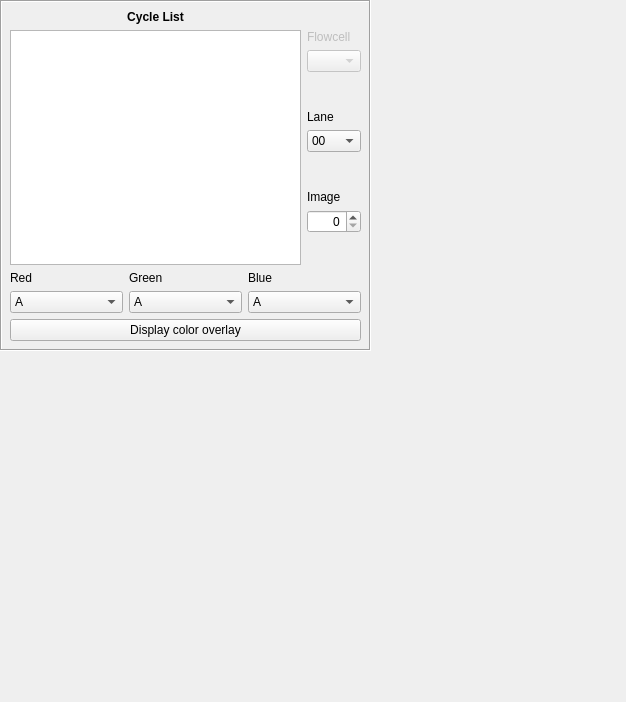
              <widget class="QWidget" name="scrollAreaWidgetContents_7">
               <property name="geometry">
                <rect>
                 <x>0</x>
                 <y>0</y>
                 <width>626</width>
                 <height>702</height>
                </rect>
               </property>
               <widget class="QFrame" name="frame_2">
                <property name="geometry">
                 <rect>
                  <x>0</x>
                  <y>0</y>
                  <width>371</width>
                  <height>351</height>
                 </rect>
                </property>
                <property name="frameShape">
                 <enum>QFrame::Box</enum>
                </property>
                <property name="frameShadow">
                 <enum>QFrame::Sunken</enum>
                </property>
                <widget class="QWidget" name="verticalLayoutWidget_11">
                 <property name="geometry">
                  <rect>
                   <x>10</x>
                   <y>10</y>
                   <width>351</width>
                   <height>331</height>
                  </rect>
                 </property>
                 <layout class="QVBoxLayout" name="verticalLayout_22">
                  <item>
                   <layout class="QGridLayout" name="gridLayout_2">
                    <item row="1" column="1">
                     <layout class="QVBoxLayout" name="verticalLayout_3">
                      <item>
                       <widget class="QLabel" name="label_4">
                        <property name="enabled">
                         <bool>false</bool>
                        </property>
                        <property name="text">
                         <string>Flowcell</string>
                        </property>
                        <property name="alignment">
                         <set>Qt::AlignBottom|Qt::AlignLeading|Qt::AlignLeft</set>
                        </property>
                       </widget>
                      </item>
                      <item>
                       <widget class="QComboBox" name="rawFlowcell">
                        <property name="enabled">
                         <bool>false</bool>
                        </property>
                        <property name="statusTip">
                         <string>Flowcell</string>
                        </property>
                        <property name="currentIndex">
                         <number>-1</number>
                        </property>
                        <item>
                         <property name="text">
                          <string>0</string>
                         </property>
                        </item>
                        <item>
                         <property name="text">
                          <string>1</string>
                         </property>
                        </item>
                        <item>
                         <property name="text">
                          <string/>
                         </property>
                        </item>
                       </widget>
                      </item>
                      <item>
                       <spacer name="verticalSpacer_2">
                        <property name="orientation">
                         <enum>Qt::Vertical</enum>
                        </property>
                        <property name="sizeHint" stdset="0">
                         <size>
                          <width>20</width>
                          <height>40</height>
                         </size>
                        </property>
                       </spacer>
                      </item>
                      <item>
                       <widget class="QLabel" name="label_6">
                        <property name="text">
                         <string>Lane</string>
                        </property>
                        <property name="alignment">
                         <set>Qt::AlignBottom|Qt::AlignLeading|Qt::AlignLeft</set>
                        </property>
                       </widget>
                      </item>
                      <item>
                       <widget class="QComboBox" name="rawLane">
                        <property name="statusTip">
                         <string>Lane in flowcell</string>
                        </property>
                        <item>
                         <property name="text">
                          <string>00</string>
                         </property>
                        </item>
                        <item>
                         <property name="text">
                          <string>01</string>
                         </property>
                        </item>
                        <item>
                         <property name="text">
                          <string>02</string>
                         </property>
                        </item>
                        <item>
                         <property name="text">
                          <string>03</string>
                         </property>
                        </item>
                        <item>
                         <property name="text">
                          <string>04</string>
                         </property>
                        </item>
                        <item>
                         <property name="text">
                          <string>05</string>
                         </property>
                        </item>
                        <item>
                         <property name="text">
                          <string>06</string>
                         </property>
                        </item>
                        <item>
                         <property name="text">
                          <string>07</string>
                         </property>
                        </item>
                       </widget>
                      </item>
                      <item>
                       <spacer name="verticalSpacer_3">
                        <property name="orientation">
                         <enum>Qt::Vertical</enum>
                        </property>
                        <property name="sizeHint" stdset="0">
                         <size>
                          <width>20</width>
                          <height>40</height>
                         </size>
                        </property>
                       </spacer>
                      </item>
                      <item>
                       <widget class="QLabel" name="label_13">
                        <property name="text">
                         <string>Image</string>
                        </property>
                        <property name="alignment">
                         <set>Qt::AlignBottom|Qt::AlignLeading|Qt::AlignLeft</set>
                        </property>
                       </widget>
                      </item>
                      <item>
                       <widget class="QSpinBox" name="rawImage">
                        <property name="statusTip">
                         <string>Image in flowcell lane</string>
                        </property>
                        <property name="alignment">
                         <set>Qt::AlignRight|Qt::AlignTrailing|Qt::AlignVCenter</set>
                        </property>
                        <property name="maximum">
                         <number>9999</number>
                        </property>
                       </widget>
                      </item>
                      <item>
                       <spacer name="verticalSpacer">
                        <property name="orientation">
                         <enum>Qt::Vertical</enum>
                        </property>
                        <property name="sizeHint" stdset="0">
                         <size>
                          <width>20</width>
                          <height>40</height>
                         </size>
                        </property>
                       </spacer>
                      </item>
                     </layout>
                    </item>
                    <item row="1" column="0">
                     <widget class="QListWidget" name="rawCycleList">
                      <property name="statusTip">
                       <string>Cycle list</string>
                      </property>
                     </widget>
                    </item>
                    <item row="0" column="0">
                     <widget class="QLabel" name="label_37">
                      <property name="font">
                       <font>
                        <weight>75</weight>
                        <bold>true</bold>
                       </font>
                      </property>
                      <property name="text">
                       <string>Cycle List</string>
                      </property>
                      <property name="alignment">
                       <set>Qt::AlignCenter</set>
                      </property>
                     </widget>
                    </item>
                   </layout>
                  </item>
                  <item>
                   <layout class="QHBoxLayout" name="horizontalLayout_2">
                    <item>
                     <layout class="QVBoxLayout" name="verticalLayout_4">
                      <item>
                       <widget class="QLabel" name="label_14">
                        <property name="text">
                         <string>Red</string>
                        </property>
                        <property name="alignment">
                         <set>Qt::AlignBottom|Qt::AlignLeading|Qt::AlignLeft</set>
                        </property>
                       </widget>
                      </item>
                      <item>
                       <widget class="QComboBox" name="rawRed">
                        <property name="statusTip">
                         <string>Red A, C, T, G, or none</string>
                        </property>
                        <item>
                         <property name="text">
                          <string>A</string>
                         </property>
                        </item>
                        <item>
                         <property name="text">
                          <string>C</string>
                         </property>
                        </item>
                        <item>
                         <property name="text">
                          <string>G</string>
                         </property>
                        </item>
                        <item>
                         <property name="text">
                          <string>T</string>
                         </property>
                        </item>
                        <item>
                         <property name="text">
                          <string>None</string>
                         </property>
                        </item>
                       </widget>
                      </item>
                     </layout>
                    </item>
                    <item>
                     <layout class="QVBoxLayout" name="verticalLayout_5">
                      <item>
                       <widget class="QLabel" name="label_15">
                        <property name="text">
                         <string>Green</string>
                        </property>
                        <property name="alignment">
                         <set>Qt::AlignBottom|Qt::AlignLeading|Qt::AlignLeft</set>
                        </property>
                       </widget>
                      </item>
                      <item>
                       <widget class="QComboBox" name="rawGreen">
                        <property name="statusTip">
                         <string>Green A, C, T, G, or none</string>
                        </property>
                        <item>
                         <property name="text">
                          <string>A</string>
                         </property>
                        </item>
                        <item>
                         <property name="text">
                          <string>C</string>
                         </property>
                        </item>
                        <item>
                         <property name="text">
                          <string>G</string>
                         </property>
                        </item>
                        <item>
                         <property name="text">
                          <string>T</string>
                         </property>
                        </item>
                        <item>
                         <property name="text">
                          <string>None</string>
                         </property>
                        </item>
                       </widget>
                      </item>
                     </layout>
                    </item>
                    <item>
                     <layout class="QVBoxLayout" name="verticalLayout_6">
                      <item>
                       <widget class="QLabel" name="label_16">
                        <property name="text">
                         <string>Blue</string>
                        </property>
                        <property name="alignment">
                         <set>Qt::AlignBottom|Qt::AlignLeading|Qt::AlignLeft</set>
                        </property>
                       </widget>
                      </item>
                      <item>
                       <widget class="QComboBox" name="rawBlue">
                        <property name="statusTip">
                         <string>Blue A, C, T, G, or none</string>
                        </property>
                        <item>
                         <property name="text">
                          <string>A</string>
                         </property>
                        </item>
                        <item>
                         <property name="text">
                          <string>C</string>
                         </property>
                        </item>
                        <item>
                         <property name="text">
                          <string>G</string>
                         </property>
                        </item>
                        <item>
                         <property name="text">
                          <string>T</string>
                         </property>
                        </item>
                        <item>
                         <property name="text">
                          <string>None</string>
                         </property>
                        </item>
                       </widget>
                      </item>
                     </layout>
                    </item>
                   </layout>
                  </item>
                  <item>
                   <widget class="QPushButton" name="rawDisplay">
                    <property name="statusTip">
                     <string>Display color overlay</string>
                    </property>
                    <property name="text">
                     <string>Display color overlay</string>
                    </property>
                   </widget>
                  </item>
                 </layout>
                </widget>
               </widget>
              </widget>
